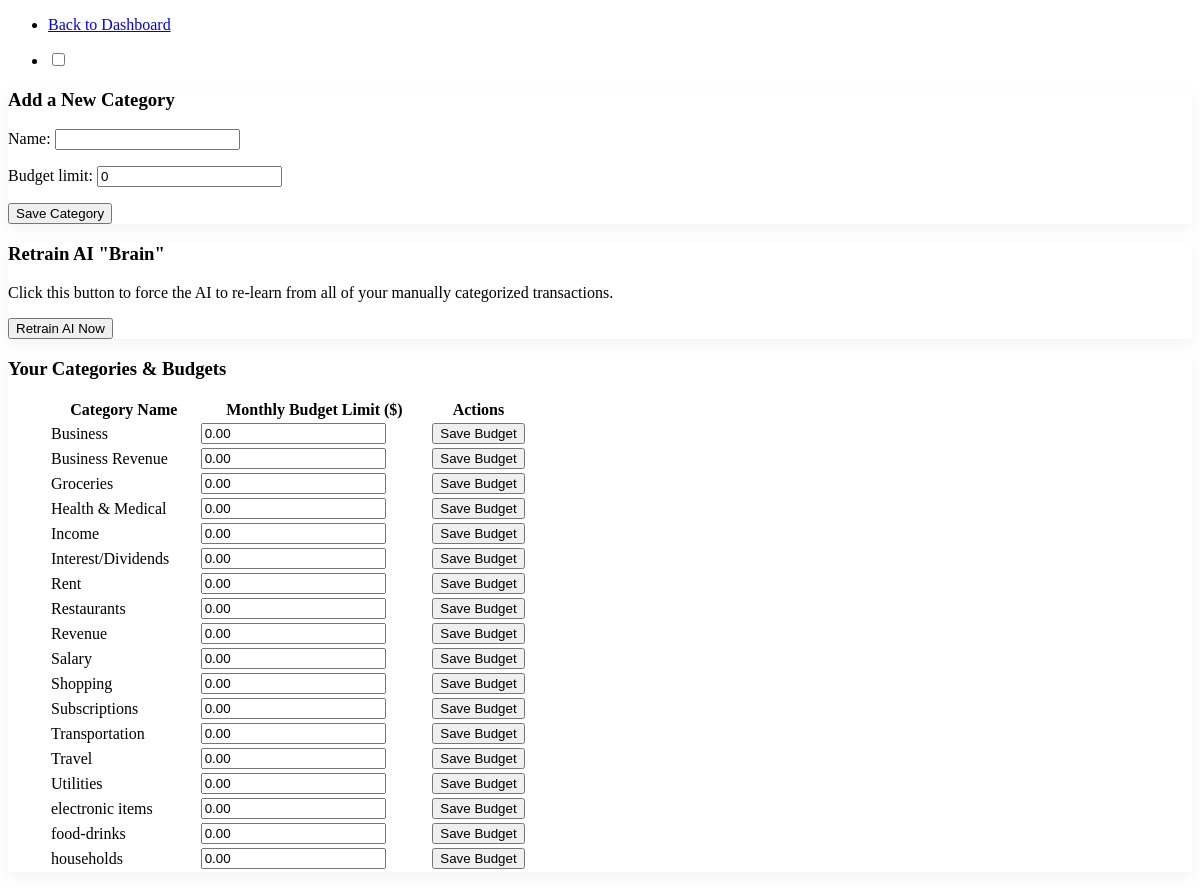
The app's page /categories/ (signed in), older data.
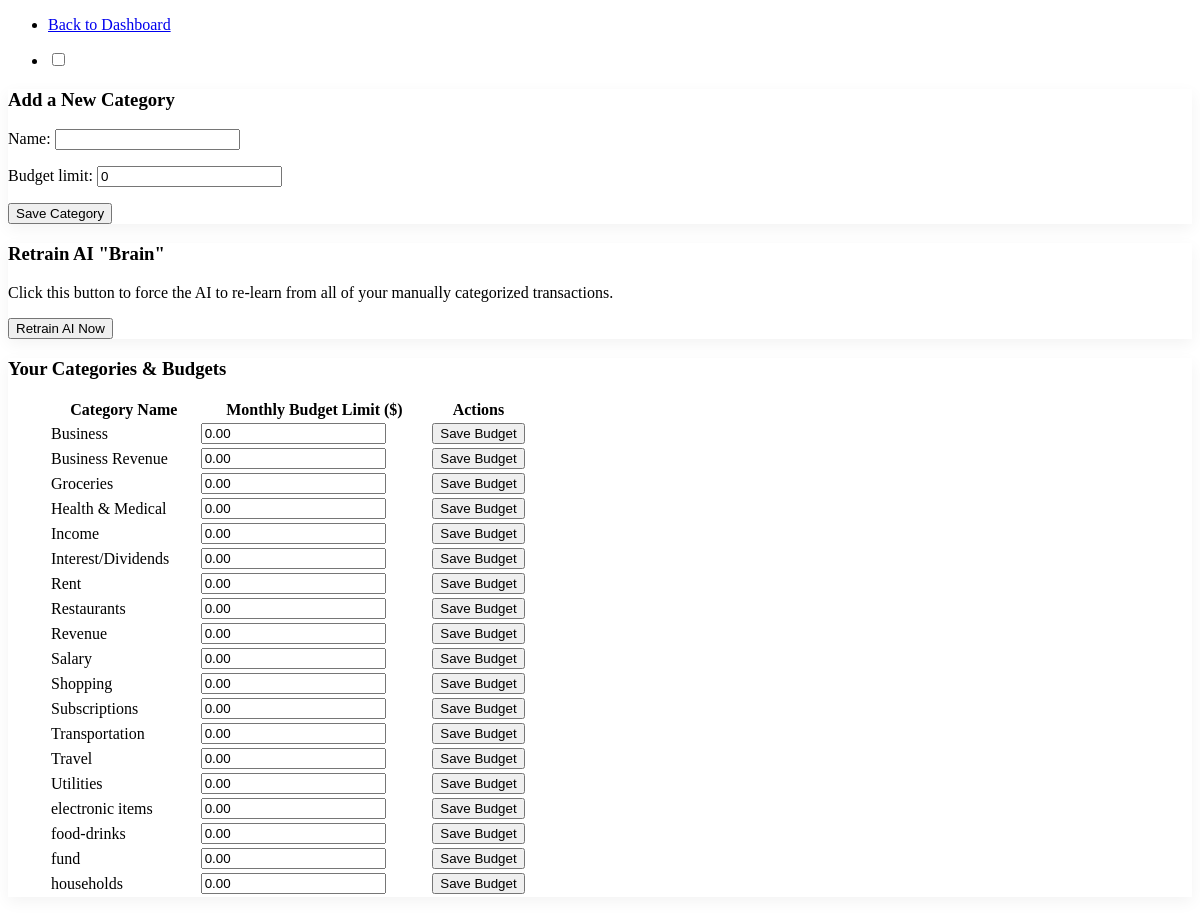
The same page, newer data.
### tracker/models.py (models this page shows, shortened)
class Category(models.Model):
    user = models.ForeignKey(User, on_delete=models.CASCADE, related_name='categories')
    name = models.CharField(max_length=100)
    budget_limit = models.DecimalField(max_digits=10, decimal_places=2, default=0)
    class Meta:
        unique_together = ('user', 'name')
        verbose_name_plural = "Categories"

### tracker/views.py (the view)
# urls.py: path('categories/', views.manage_categories, name='manage_categories'),
@login_required
def manage_categories(request):
    if request.method == 'POST':
        if 'update_category_id' in request.POST:
            category_id = request.POST.get('update_category_id')
            category = get_object_or_404(Category, id=category_id, user=request.user)
            new_limit = request.POST.get(f'budget_{category_id}')
            try:
                category.budget_limit = new_limit
                category.save()
                messages.success(request, f'Budget for "{category.name}" updated!')
            except Exception as e:
                messages.error(request, f'Error updating budget: {e}')
        else:
            form = CategoryForm(request.POST)
            if form.is_valid():
                category = form.save(commit=False)
                category.user = request.user
                try:
                    category.save()
                    messages.success(request, 'New category added!')
                except Exception:
                    messages.error(request, 'That category name already exists.')
        return redirect('manage_categories')
    else:
        form = CategoryForm()
    categories = Category.objects.filter(user=request.user).order_by('name')
    context = {'form': form, 'categories': categories}
    return render(request, 'tracker/manage_categories.html', context)

### tracker/forms.py
class CategoryForm(forms.ModelForm):
    class Meta:
        model = Category
        fields = ['name', 'budget_limit']

### tracker/templates/tracker/manage_categories.html (shortened to what this page needs)
{% extends 'base.html' %}
{% block content %}
<nav>
  <ul>
    <li><a href="{% url 'dashboard' %}">Back to Dashboard</a></li>
  </ul>
  <ul>
    <li title="Toggle dark/light mode">
      <label for="theme-switcher" style="margin-bottom: 0;">
        <input type="checkbox" id="theme-switcher" role="switch">
      </label>
    </li>
  </ul>
</nav>
<div class="grid">
  <article>
    <h3>Add a New Category</h3>
    <form method="post" action="{% url 'manage_categories' %}">
      {{ form.as_p }}
      <button type="submit">Save Category</button>
    </form>
  </article>
  <article>
    <h3>Retrain AI "Brain"</h3>
    <p>
      Click this button to force the AI to re-learn from all of your
      manually categorized transactions.
    </p>
    <form action="{% url 'retrain_ai' %}" method="post">
      <button type="submit">Retrain AI Now</button>
    </form>
  </article>
</div>
<article>
  <h3>Your Categories & Budgets</h3>
  <form method="post" action="{% url 'manage_categories' %}">
    <figure>
      <table role="grid">
        <thead>
          <tr>
            <th scope="col">Category Name</th>
            <th scope="col">Monthly Budget Limit ($)</th>
            <th scope="col" style="width: 20%;">Actions</th>
          </tr>
        </thead>
        <tbody>
          {% for category in categories %}
            <tr>
              <td>{{ category.name }}</td>
              <td>
                <input
                  type="number"
                  step="0.01"
                  name="budget_{{ category.id }}"
                  value="{{ category.budget_limit|floatformat:2 }}">
              </td>
              <td>
                <button
                  type="submit"
                  name="update_category_id"
                  value="{{ category.id }}">
                  Save Budget
                </button>
              </td>
            </tr>
          {% empty %}
            <tr>
              <td colspan="3">You haven't added any categories yet.</td>
            </tr>
          {% endfor %}
        </tbody>
      </table>
    </figure>
  </form>
</article>
{% endblock %}

### tracker/templates/base.html (shortened to what this page needs)
{% load static %}
<!doctype html>
<html lang="en">
<head>
  <link rel="stylesheet" href="https://cdn.jsdelivr.net/npm/@picocss/pico@1/css/pico.min.css">
  <link rel="stylesheet" href="{% static 'css/main.css' %}">
</head>
<body>
  <main class="container">
    {% block content %}
    {% endblock %}
  </main>
</body>
</html>

### static/css/main.css (style rules this page uses)
article { box-shadow: 0 5px 15px rgba(0, 0, 0, 0.05); transition: all 0.3s ease; border: 1px solid var(--pico-card-border-color); }

Row changes from the older to the newer data that the page shows:
added Category: name "fund", budget_limit "0.00", {{ category.id }} 19 (drawn)
